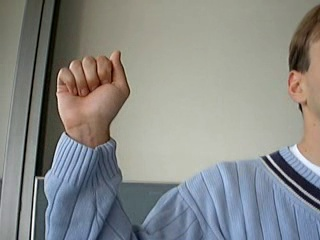
#> input picture input/A/A1208.jpg, 320 x 240 px, given as the content of the folder input/Z, which was not available
$ python extract_hand.py   (older library calls are emulated)
#> lines starting #> are read from the running program, lines starting #| are printed output that depends on the picture; after the words box and inside, x2 and y2 are one past the last pixel; in counts of white or black regions, pixels touching at a corner belong together; pictures that were not available may be replaced by others from this repository, and a replacement may not be noted
import imutils
import numpy as np
import cv2
from PIL import Image
import glob
#this is a code
#Detect the skin area from an image
def detect_skin(frame,lower,upper):
    frame = imutils.resize(frame, width=400)
    converted = cv2.cvtColor(frame, cv2.COLOR_BGR2HSV)
    skinMask = cv2.inRange(converted, lower, upper)
    kernel = cv2.getStructuringElement(cv2.MORPH_ELLIPSE, (11, 11))
    skinMask = cv2.erode(skinMask, kernel, iterations=1)
    skinMask = cv2.dilate(skinMask, kernel, iterations=1)
    skinMask = cv2.GaussianBlur(skinMask, (3, 3), 0)
    skin = cv2.bitwise_and(frame, frame, mask=skinMask)
    return frame,skin

# Currently it is not needed
def removeBG(frame):
    frame = cv2.cvtColor(frame, cv2.COLOR_BGR2RGB)
    c = find_biggest_contours(frame)
    rectangle = cv2.boundingRect(c)
    mask = np.zeros(frame.shape[:2], np.uint8)
    # Create temporary arrays used by grabCut
    bgdModel = np.zeros((1, 65), np.float64)
    fgdModel = np.zeros((1, 65), np.float64)
    # Run grabCut
    cv2.grabCut(frame,  # Our image
                mask,  # The Mask
                rectangle,  # Our rectangle
                bgdModel,  # Temporary array for background
                fgdModel,  # Temporary array for background
                5,  # Number of iterations
                cv2.GC_INIT_WITH_RECT)  # Initiative using our rectangle
    # Create mask where sure and likely backgrounds set to 0, otherwise 1
    mask_2 = np.where((mask == 2) | (mask == 0), 0, 1).astype('uint8')
    # Multiply image with new mask to subtract background
    image_rgb_nobg = frame * mask_2[:, :, np.newaxis]
    return image_rgb_nobg

#Find the biggest contours to extract the hand
def find_biggest_contours(image):
    gray = cv2.cvtColor(image, cv2.COLOR_BGR2GRAY)
    thresh = cv2.threshold(gray, 45, 255, cv2.THRESH_BINARY)[1]
    thresh = cv2.erode(thresh, None, iterations=2)
    thresh = cv2.dilate(thresh, None, iterations=2)
    cnts = cv2.findContours(thresh.copy(), cv2.RETR_EXTERNAL,
                            cv2.CHAIN_APPROX_SIMPLE)
    cnts = cnts[0] if imutils.is_cv2() else cnts[1]
    '''
    for i, c in enumerate(cnts):
        area = cv2.contourArea(c)
        if area > 1000:
            cv2.drawContours(image, cnts, i, (255, 0, 0), 3)
    cv2.imshow('cnt', image)
    cv2.waitKey(0)
    cv2.destroyAllWindows()
    '''
    c = max(cnts, key=cv2.contourArea)
    return c

lower = np.array([0, 48 , 80], dtype = "uint8")
upper = np.array([20, 255, 255], dtype = "uint8")
image_list = []
folder_list = []
all_alphabets = ['A','B','C','D','E','F','G','H','I','J','K','L','M','N','O','P','Q','R','S','T','U','V','W','X','Y','Z']


for filename in glob.glob('input/Z/*.jpg'):
    im = Image.open(filename)
#> im is the input picture: PIL image 320x240 RGB; mean R, G, B 136.5, 138.1, 135.6
    image_list.append(im)

for i in range(len(image_list)):
    I = cv2.cvtColor(np.array(image_list[i]), cv2.COLOR_BGR2RGB)
    #cv2.imshow('asd',np.array(I))
    resized_frame, skin = detect_skin(I, lower, upper)
    c = find_biggest_contours(skin)
    x, y, width, height = cv2.boundingRect(c)
    only_hand = skin[y:y + height, x:x + width]
    # [4 lines of commented-out code are left out]
    path = 'processed_output/Z/' +str(i) + '.jpg'
    cv2.imwrite(path, only_hand)
#> this loop made 1 pass
#> (x, y, width, height, path) on pass 1: (70, 64, 91, 121, 'processed_output/Z/0.jpg')
#> pass 1, in detect_skin, `skinMask = cv2.inRange(converted, lower, upper)`:
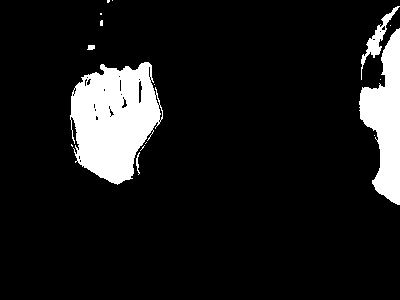
#> skinMask: shape (300, 400); 10.4% white; 16 white regions (11 under 20 px), largest, box (x1, y1, x2, y2) and area: (70, 62, 163, 185) 7773, (359, 28, 400, 205) 4048, (361, 6, 400, 80) 513, (136, 152, 140, 175) 40, (87, 45, 95, 50) 34
#> after the loop:
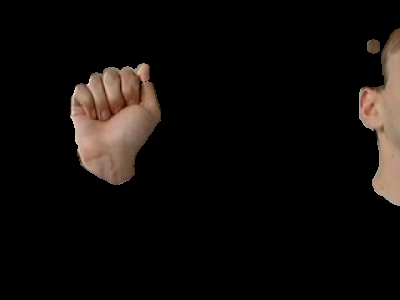
#> skin: shape (300, 400, 3); mean B, G, R 10.3, 12.3, 15.8
'''
frame = cv2.imread('/home/turzo/PycharmProjects/Image_processing_project_1/dataset/Dataset/user_3/A0.jpg')
lower = np.array([0, 48 , 80], dtype = "uint8")
upper = np.array([20, 255, 255], dtype = "uint8")
resized_frame,skin = detect_skin(frame,lower,upper)
#removed_background = removeBG(resized_frame)
c = find_biggest_contours(skin)
x,y,width,height = cv2.boundingRect(c)
only_hand = skin[y:y+height,x:x+width]
cv2.imshow("images", np.hstack([resized_frame, skin]))
cv2.imshow("extracted",only_hand)
cv2.waitKey(0)
cv2.destroyAllWindows()
'''

$ run again, on input/A/A486.jpg
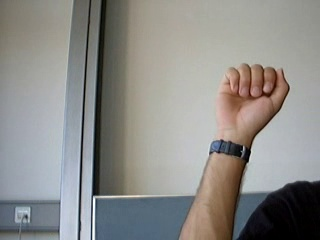
#> input picture input/A/A486.jpg, 320 x 240 px, given as the content of the folder input/Z, which was not available
#> im is the input picture: PIL image 320x240 RGB; mean R, G, B 140.5, 139.6, 136.4
#> the loop `for i in range(len(image_list)):` made 1 pass
#> (x, y, width, height, path) on pass 1: (274, 79, 86, 104, 'processed_output/Z/0.jpg')
#> pass 1, in detect_skin, `skinMask = cv2.inRange(converted, lower, upper)`:
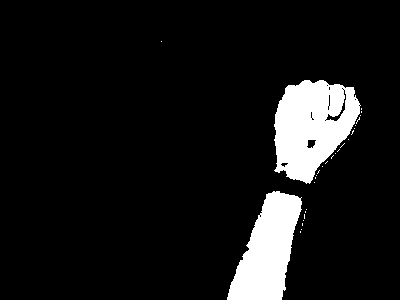
#> skinMask: shape (300, 400); 9.1% white; 28 white regions (26 under 20 px), largest, box (x1, y1, x2, y2) and area: (274, 80, 361, 184) 6038, (227, 191, 302, 300) 4841
#> after the loop `for i in range(len(image_list)):`:
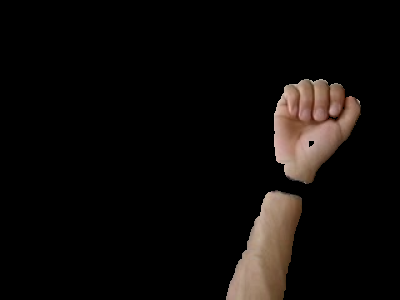
#> skin: shape (300, 400, 3); mean B, G, R 9.2, 11.1, 14.2

$ run again, on input/A/A7.jpg
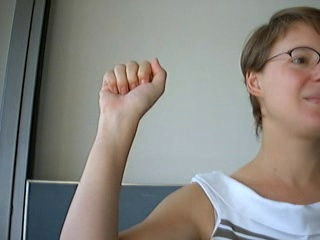
#> input picture input/A/A7.jpg, 320 x 240 px, given as the content of the folder input/Z, which was not available
#> im is the input picture: PIL image 320x240 RGB; mean R, G, B 136.1, 133.7, 128.8
#> the loop `for i in range(len(image_list)):` made 1 pass
#> (x, y, width, height, path) on pass 1: (293, 25, 107, 232, 'processed_output/Z/0.jpg')
#> pass 1, in detect_skin, `skinMask = cv2.inRange(converted, lower, upper)`:
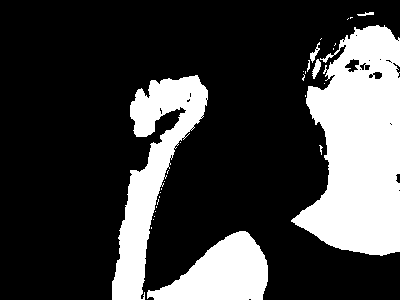
#> skinMask: shape (300, 400); 25.2% white; 30 white regions (23 under 20 px), largest, box (x1, y1, x2, y2) and area: (291, 25, 400, 256) 17061, (112, 75, 208, 300) 7957, (147, 231, 268, 300) 4929
#> after the loop `for i in range(len(image_list)):`:
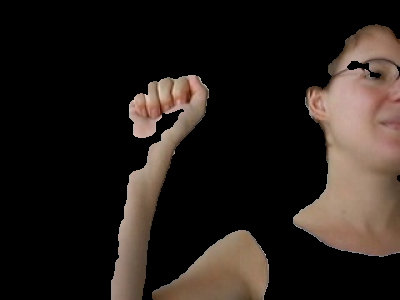
#> skin: shape (300, 400, 3); mean B, G, R 26.2, 30.9, 38.4

$ run again, on input/A/A724.jpg
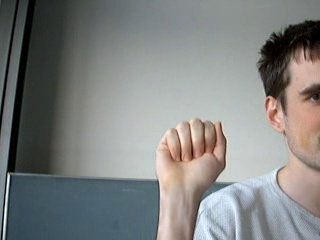
#> input picture input/A/A724.jpg, 320 x 240 px, given as the content of the folder input/Z, which was not available
#> im is the input picture: PIL image 320x240 RGB; mean R, G, B 128.5, 130.2, 128.8
#> the loop `for i in range(len(image_list)):` made 1 pass
#> (x, y, width, height, path) on pass 1: (330, 64, 70, 136, 'processed_output/Z/0.jpg')
#> pass 1, in detect_skin, `skinMask = cv2.inRange(converted, lower, upper)`:
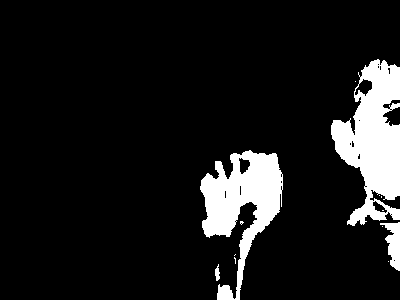
#> skinMask: shape (300, 400); 10.7% white; 13 white regions (9 under 20 px), largest, box (x1, y1, x2, y2) and area: (331, 59, 400, 226) 6596, (200, 150, 283, 300) 5574, (380, 222, 400, 271) 527, (215, 264, 220, 281) 55
#> after the loop `for i in range(len(image_list)):`:
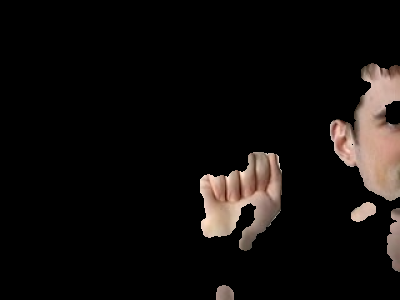
#> skin: shape (300, 400, 3); mean B, G, R 12.9, 14.5, 17.9
